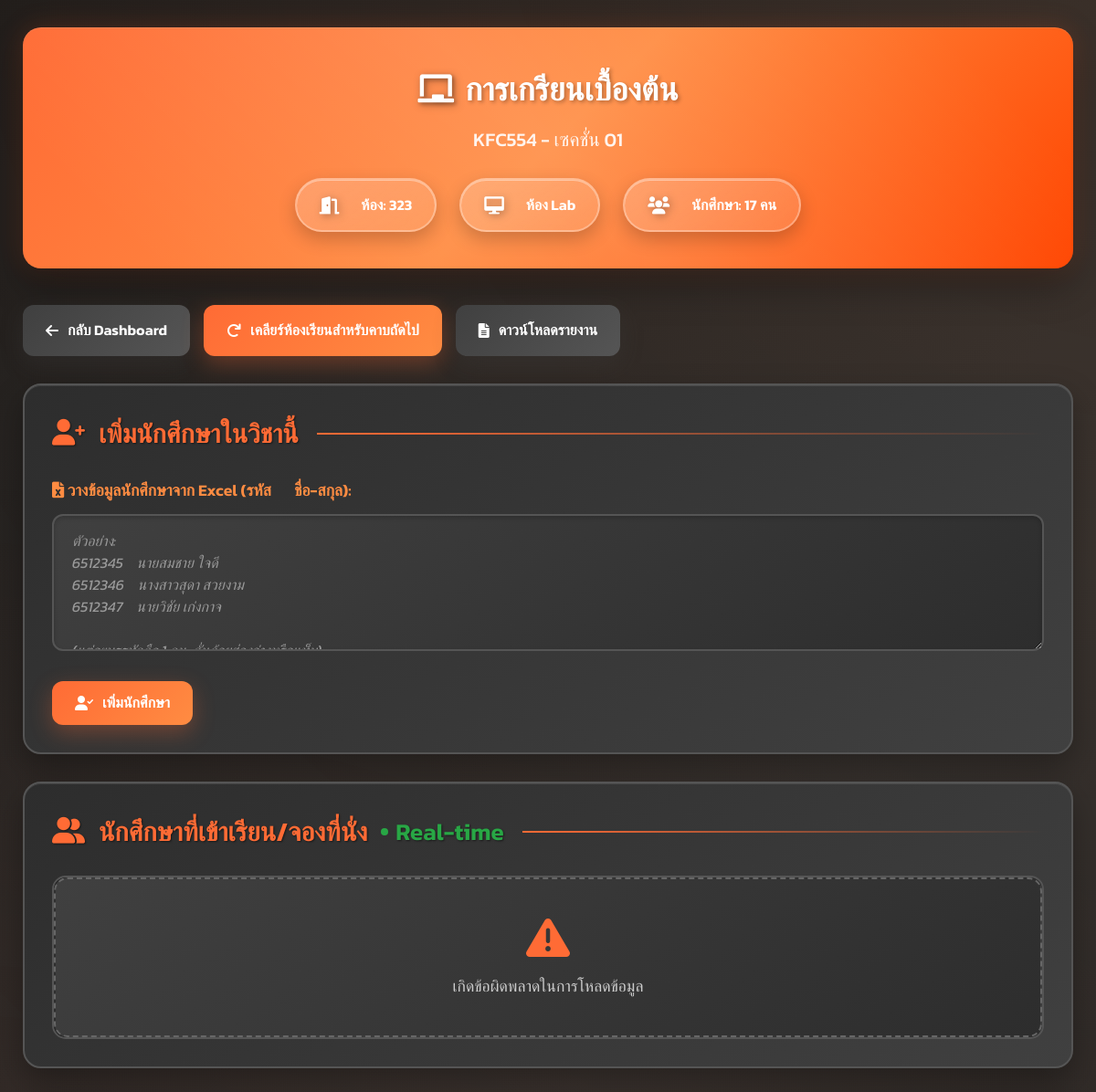
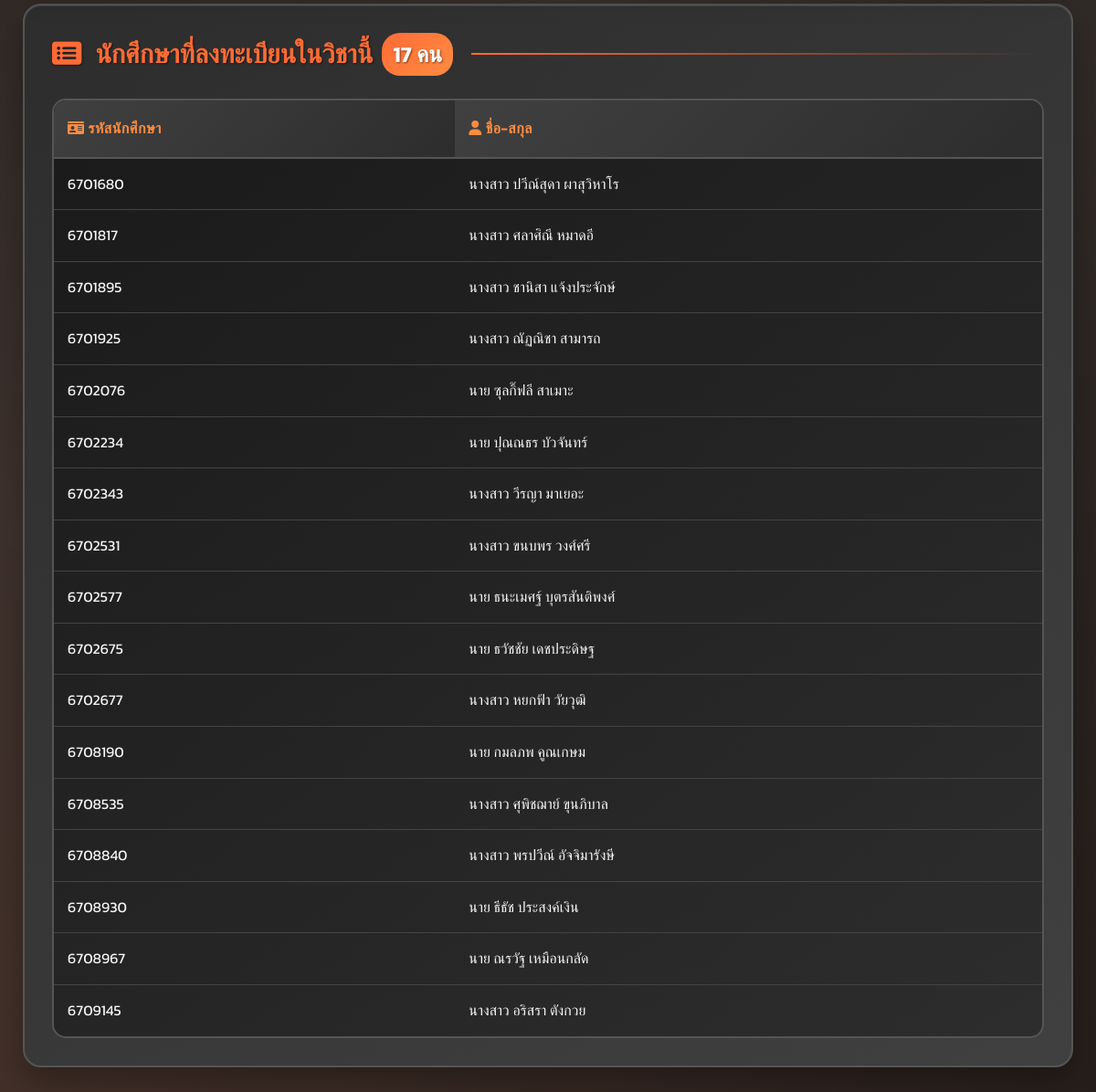
/teacher/view_bookings.php?course_id=5 (signed in), run on the app's committed database (2 pictures, top to bottom).
### tables this page shows
CREATE TABLE IF NOT EXISTS `courses` (
  `course_id` int NOT NULL,
  `course_name` varchar(255) NOT NULL,
  `course_code` varchar(100) DEFAULT NULL,
  `section` varchar(50) DEFAULT NULL,
  `instructor_name` varchar(255) DEFAULT NULL,
  `room_type` enum('lab','lecture') NOT NULL,
  `room_name` varchar(100) NOT NULL,
  `is_hidden` tinyint(1) DEFAULT '0',
  `created_by_user_id` int DEFAULT NULL,
  `created_at` datetime DEFAULT CURRENT_TIMESTAMP
);

CREATE TABLE IF NOT EXISTS `students` (
  `student_id` varchar(50) NOT NULL,
  `full_name` varchar(255) NOT NULL
);

### teacher/view_bookings.php (the view, shortened to what this page needs)
<?php
require_once('../db_connect.php');
$course_id = isset($_GET['course_id']) ? intval($_GET['course_id']) : 0;
$stmt_course = $pdo->prepare("SELECT * FROM courses WHERE course_id = ? AND created_by_user_id = ?");
$stmt_course->execute([$course_id, $_SESSION['user_id']]);
$course = $stmt_course->fetch(PDO::FETCH_ASSOC);
$stmt_registered_students = $pdo->prepare("
    SELECT s.student_id, s.full_name
    FROM course_students cs
    JOIN students s ON cs.student_id = s.student_id
    WHERE cs.course_id = ?
    ORDER BY s.student_id
");
$stmt_registered_students->execute([$course_id]);
$registered_students = $stmt_registered_students->fetchAll(PDO::FETCH_ASSOC);
?>
<!DOCTYPE html>
<html lang="th">
<head>
    <link href="https://cdnjs.cloudflare.com/ajax/libs/font-awesome/6.0.0/css/all.min.css" rel="stylesheet">
</head>
<body>
    <div class="container">
        <div class="page-header">
            <div class="page-header-content">
                <h2><i class="fas fa-chalkboard"></i><?php echo htmlspecialchars($course['course_name']); ?></h2>
                <h3><?php echo htmlspecialchars($course['course_code']); ?> - เซคชั่น <?php echo htmlspecialchars($course['section']); ?></h3>
                <div class="course-details">
                    <div class="course-detail-item">
                        <i class="fas fa-door-open"></i>
                        ห้อง: <?php echo htmlspecialchars($course['room_name']); ?>
                    </div>
                    <div class="course-detail-item">
                        <i class="fas fa-<?php echo $course['room_type'] == 'lab' ? 'desktop' : 'chalkboard'; ?>"></i>
                        <?php echo htmlspecialchars($course['room_type'] == 'lab' ? 'ห้อง Lab' : 'ห้อง Lecture'); ?>
                    </div>
                    <div class="course-detail-item">
                        <i class="fas fa-users"></i>
                        นักศึกษา: <?php echo count($registered_students); ?> คน
                    </div>
                </div>
            </div>
        </div>
        <div class="action-buttons-top">
            <a href="dashboard.php" class="btn btn-secondary">
                <i class="fas fa-arrow-left"></i>กลับ Dashboard
            </a>
            <button class="btn btn-primary" onclick="confirmClearRoom(<?php echo $course_id; ?>, this)">
                <i class="fas fa-redo"></i>เคลียร์ห้องเรียนสำหรับคาบถัดไป
            </button>
            <a href="generate_report.php?course_id=<?php echo $course_id; ?>" class="btn btn-secondary">
                <i class="fas fa-file-alt"></i>ดาวน์โหลดรายงาน
            </a>
        </div>
        <div class="section-box">
            <h3><i class="fas fa-user-plus"></i>เพิ่มนักศึกษาในวิชานี้</h3>
            <form id="addStudentForm" action="process_add_students.php" method="POST">
                <div class="form-group">
                    <label for="student_data">
                        <i class="fas fa-file-excel"></i> วางข้อมูลนักศึกษาจาก Excel (รหัส &emsp; ชื่อ-สกุล):
                    </label>
                    <textarea id="student_data" name="student_data" placeholder="ตัวอย่าง:
6512345    นายสมชาย ใจดี
6512346    นางสาวสุดา สวยงาม
6512347    นายวิชัย เก่งกาจ
(แต่ละบรรทัดคือ 1 คน, คั่นด้วยช่องว่างหรือแท็บ)"></textarea>
                </div>
                <button type="submit" class="btn btn-primary">
                    <i class="fas fa-user-check"></i>เพิ่มนักศึกษา
                </button>
            </form>
        </div>
        <div class="section-box realtime-section">
            <h3>
                <i class="fas fa-user-friends"></i>นักศึกษาที่เข้าเรียน/จองที่นั่ง
                <span class="realtime-indicator">
                    <span class="realtime-dot"></span>
                    Real-time
                </span>
            </h3>
            <div id="activeBookingsList" class="table-container">
            </div>
        </div>
        <div class="section-box">
            <h3>
                <i class="fas fa-list-alt"></i>นักศึกษาที่ลงทะเบียนในวิชานี้
                <span class="student-count"><?php echo count($registered_students); ?> คน</span>
            </h3>
            <?php if (count($registered_students) > 0): ?>
                <div class="table-container">
                    <table>
                        <thead>
                            <tr>
                                <th><i class="fas fa-id-card"></i> รหัสนักศึกษา</th>
                                <th><i class="fas fa-user"></i> ชื่อ-สกุล</th>
                            </tr>
                        </thead>
                        <tbody>
                            <?php foreach ($registered_students as $s): ?>
                                <tr>
                                    <td><?php echo htmlspecialchars($s['student_id']); ?></td>
                                    <td><?php echo htmlspecialchars($s['full_name']); ?></td>
                                </tr>
                            <?php endforeach; ?>
                        </tbody>
                    </table>
                </div>
            <?php endif; ?>
        </div>
    </div>
</body>
</html>

### data on the page
courses: course_name "การเกรียนเบื้องต้น", course_code "KFC554", section "01", room_name "323", room_type "ห้อง Lab"
students: student_id "6701680", full_name "นางสาว ปวีณ์สุดา ผาสุวิหาโร"
students: student_id "6701817", full_name "นางสาว ศลาศิณี หมาดอี"
students: student_id "6701895", full_name "นางสาว ชานิสา แจ้งประจักษ์"
students: student_id "6701925", full_name "นางสาว ณัฏณิชา สามารถ"
students: student_id "6702076", full_name "นาย ซุลกิ๊ฟลี สาเมาะ"
students: student_id "6702234", full_name "นาย ปุณณธร บัวจันทร์"
students: student_id "6702343", full_name "นางสาว วีรญา มาเยอะ"
students: student_id "6702531", full_name "นางสาว ขนบพร วงศ์ศรี"
students: student_id "6702577", full_name "นาย ธนะเมศฐ์ บุตรสันติพงศ์"
students: student_id "6702675", full_name "นาย ธวัชชัย เดชประดิษฐ"
students: student_id "6702677", full_name "นางสาว หยกฟ้า วัยวุฒิ"
students: student_id "6708190", full_name "นาย กมลภพ คูณเกษม"
students: student_id "6708535", full_name "นางสาว ศุพิชฌาย์ ขุนภิบาล"
students: student_id "6708840", full_name "นางสาว พรปวีณ์ อัจจิมารังษี"
students: student_id "6708930", full_name "นาย ธีธัช ประสงค์เงิน"
students: student_id "6708967", full_name "นาย ณรวัฐ เหมือนกลัด"
students: student_id "6709145", full_name "นางสาว อริสรา ตังกวย"

### other printed values
count($registered_students) "17"
